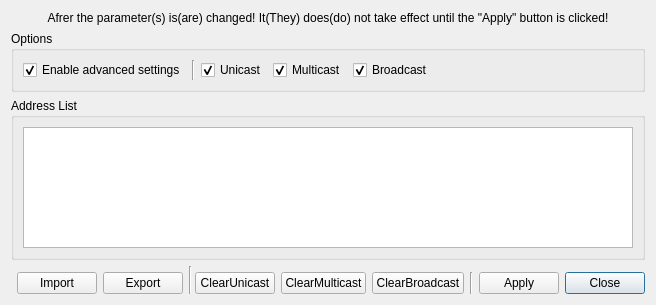
<?xml version="1.0" encoding="UTF-8"?>
<ui version="4.0">
 <class>SAKUdpClientAdvanced</class>
 <widget class="QDialog" name="SAKUdpClientAdvanced">
  <property name="geometry">
   <rect>
    <x>0</x>
    <y>0</y>
    <width>640</width>
    <height>305</height>
   </rect>
  </property>
  <property name="windowTitle">
   <string>UDP Client Advanced Settings</string>
  </property>
  <layout class="QGridLayout" name="gridLayout">
   <item row="4" column="9">
    <widget class="QPushButton" name="pushButton">
     <property name="text">
      <string>Close</string>
     </property>
    </widget>
   </item>
   <item row="1" column="0" colspan="10">
    <widget class="QGroupBox" name="groupBox">
     <property name="title">
      <string>Options</string>
     </property>
     <layout class="QHBoxLayout" name="horizontalLayout">
      <item>
       <widget class="QCheckBox" name="enableAdvancedCheckBox">
        <property name="text">
         <string>Enable advanced settings</string>
        </property>
        <property name="checked">
         <bool>true</bool>
        </property>
       </widget>
      </item>
      <item>
       <widget class="Line" name="line">
        <property name="orientation">
         <enum>Qt::Vertical</enum>
        </property>
       </widget>
      </item>
      <item>
       <widget class="QCheckBox" name="unicastCheckBox">
        <property name="text">
         <string>Unicast</string>
        </property>
        <property name="checked">
         <bool>true</bool>
        </property>
       </widget>
      </item>
      <item>
       <widget class="QCheckBox" name="multicastCheckBox">
        <property name="text">
         <string>Multicast</string>
        </property>
        <property name="checked">
         <bool>true</bool>
        </property>
       </widget>
      </item>
      <item>
       <widget class="QCheckBox" name="broadcastCheckBox">
        <property name="text">
         <string>Broadcast</string>
        </property>
        <property name="checked">
         <bool>true</bool>
        </property>
       </widget>
      </item>
      <item>
       <spacer name="horizontalSpacer">
        <property name="orientation">
         <enum>Qt::Horizontal</enum>
        </property>
        <property name="sizeHint" stdset="0">
         <size>
          <width>40</width>
          <height>20</height>
         </size>
        </property>
       </spacer>
      </item>
     </layout>
    </widget>
   </item>
   <item row="3" column="0" rowspan="2">
    <spacer name="horizontalSpacer_3">
     <property name="orientation">
      <enum>Qt::Horizontal</enum>
     </property>
     <property name="sizeHint" stdset="0">
      <size>
       <width>40</width>
       <height>20</height>
      </size>
     </property>
    </spacer>
   </item>
   <item row="3" column="3" rowspan="2" colspan="2">
    <widget class="Line" name="line_2">
     <property name="orientation">
      <enum>Qt::Vertical</enum>
     </property>
    </widget>
   </item>
   <item row="4" column="2">
    <widget class="QPushButton" name="exportPushButton">
     <property name="text">
      <string>Export</string>
     </property>
    </widget>
   </item>
   <item row="2" column="0" colspan="10">
    <widget class="QGroupBox" name="milticastGroupBox">
     <property name="sizePolicy">
      <sizepolicy hsizetype="Preferred" vsizetype="Expanding">
       <horstretch>0</horstretch>
       <verstretch>0</verstretch>
      </sizepolicy>
     </property>
     <property name="title">
      <string>Address List</string>
     </property>
     <layout class="QVBoxLayout" name="verticalLayout">
      <item>
       <widget class="QTableWidget" name="tableWidget"/>
      </item>
     </layout>
    </widget>
   </item>
   <item row="4" column="4">
    <widget class="QPushButton" name="clearUnicastPushButton">
     <property name="text">
      <string>ClearUnicast</string>
     </property>
    </widget>
   </item>
   <item row="4" column="8">
    <widget class="QPushButton" name="applyPushButton">
     <property name="toolTip">
      <string notr="true"/>
     </property>
     <property name="text">
      <string>Apply</string>
     </property>
    </widget>
   </item>
   <item row="4" column="5">
    <widget class="QPushButton" name="clearMulticastPushButton">
     <property name="text">
      <string>ClearMulticast</string>
     </property>
    </widget>
   </item>
   <item row="4" column="7">
    <widget class="Line" name="line_3">
     <property name="orientation">
      <enum>Qt::Vertical</enum>
     </property>
    </widget>
   </item>
   <item row="4" column="6">
    <widget class="QPushButton" name="clearBroadcastPushButton">
     <property name="text">
      <string>ClearBroadcast</string>
     </property>
    </widget>
   </item>
   <item row="4" column="1">
    <widget class="QPushButton" name="importPushButton">
     <property name="text">
      <string>Import</string>
     </property>
    </widget>
   </item>
   <item row="0" column="0" colspan="10">
    <widget class="QLabel" name="label">
     <property name="styleSheet">
      <string notr="true">QLabel {
	color: &quot;red&quot;;
}</string>
     </property>
     <property name="text">
      <string>Afrer the parameter(s) is(are) changed! It(They) does(do) not take effect until the &quot;Apply&quot; button is clicked!</string>
     </property>
     <property name="alignment">
      <set>Qt::AlignCenter</set>
     </property>
    </widget>
   </item>
  </layout>
 </widget>
 <resources/>
 <connections>
  <connection>
   <sender>pushButton</sender>
   <signal>clicked()</signal>
   <receiver>SAKUdpClientAdvanced</receiver>
   <slot>reject()</slot>
   <hints>
    <hint type="sourcelabel">
     <x>583</x>
     <y>187</y>
    </hint>
    <hint type="destinationlabel">
     <x>469</x>
     <y>3</y>
    </hint>
   </hints>
  </connection>
 </connections>
</ui>
